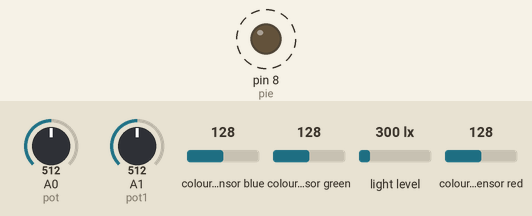
Simulated run of this sketch. Board: Arduino Uno, built with avr-gcc and run on an emulated ATmega328P. On the bench: output pins drawn as LEDs (lit = HIGH). Dashed ring = blinking. The inputs (shaded band) are chosen by the test bench; at power-on: A0 (pot) = 512, colour sensor blue 128, A1 (pot1) = 512, colour sensor green 128, light level 300 lx, colour sensor red 128. What the sketch prints to the serial monitor is not drawn.

Above: at 1.8 s.
1.9 s: A0 (pot) set to 176
4.9 s: A0 (pot) set to 150
At 6.1 s:
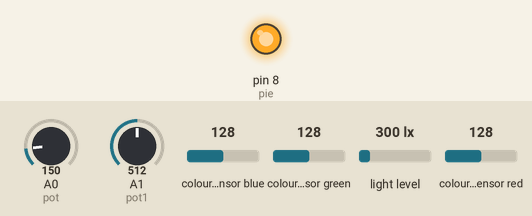
6.4 s: colour sensor blue set to 64
9.4 s: A0 (pot) set to 716
At 10.43 s:
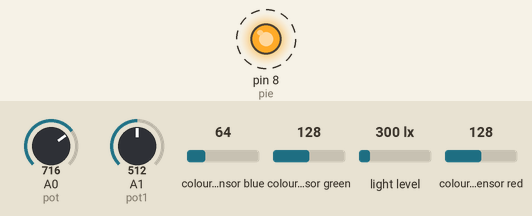
12.4 s: A1 (pot1) set to 42
15.4 s: A1 (pot1) set to 37
At 15.62 s:
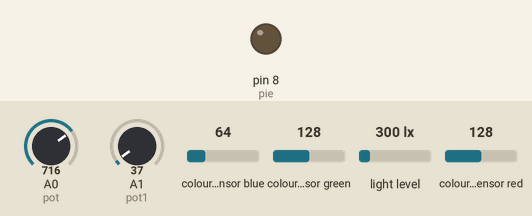
Timing chart, 0 to 19.4 s (numbered marks = the images above; inputs shaded):
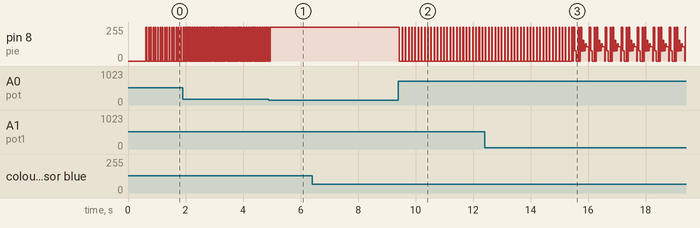

The sketch:

Piezo_rgb.ino
```cpp
/*
   Analog piezo using serial data from p5 sketch as frequency interval
   11/29
 */

#include <Wire.h>
#include <SparkFun_APDS9960.h>

/////////////////////piezo////////////////////

const int pie = 8;
const int pot = A0;
const int pot1 = A1;

unsigned long last_pulse_time, current_time;
unsigned long pulse, frequency;
float delay_min, delay_max;


/////////rgb sensor/////////

SparkFun_APDS9960 apds = SparkFun_APDS9960();
uint16_t ambient_light = 0;
uint16_t red_light = 0;
uint16_t green_light = 0;
uint16_t blue_light = 0;


//////////////////////////////////

void setup() {

  Serial.begin(9600);

  //////////////rgb//////////

  Serial.println();
  Serial.println(F("--------------------------------"));
  Serial.println(F("SparkFun APDS-9960 - ColorSensor"));
  Serial.println(F("--------------------------------"));

  // Initialize APDS-9960 (configure I2C and initial values)
  if ( apds.init() ) {
    Serial.println(F("APDS-9960 initialization complete"));
  } else {
    Serial.println(F("Something went wrong during APDS-9960 init!"));
  }

  // Start running the APDS-9960 light sensor (no interrupts)
  if ( apds.enableLightSensor(false) ) {
    Serial.println(F("Light sensor is now running"));
  } else {
    Serial.println(F("Something went wrong during light sensor init!"));
  }

  // Wait for initialization and calibration to finish
  delay(500);
  ///////////////////////////


  last_pulse_time = 0;
  current_time = 0;
  frequency = 0;
  pulse = 0;
  delay_min = 100;
  delay_max = 50000;

  pinMode(pie, OUTPUT);
  pinMode(pot, INPUT);
  pinMode(pot1, INPUT);

}

void loop() {


    //color sense
    // Read the light levels (ambient, red, green, blue)
//  if (  !apds.readAmbientLight(ambient_light) ||
//        !apds.readRedLight(red_light) ||
//        !apds.readGreenLight(green_light) ||
//        !apds.readBlueLight(blue_light) ) {
//    Serial.println("Error reading light values");
//  } else {
//    Serial.print("Ambient: ");
//    Serial.print(ambient_light);
//    Serial.print(" Red: ");
//    Serial.print(red_light);
//    Serial.print(" Green: ");
//    Serial.print(green_light);
//    Serial.print(" Blue: ");
//    Serial.println(blue_light);
//  }


  current_time = micros();


  makeSound();
  makeSound1();

  //////////////way to do combination
  updatePulse();
  updatePulse1();


}

void makeSound(){
  if(current_time-last_pulse_time > frequency){
    frequency = updateFrequency();
    last_pulse_time = current_time;
  }
}

void makeSound1(){
  if(current_time-last_pulse_time > frequency){
    frequency = updateFrequency1();
    last_pulse_time = current_time;
  }
}

unsigned long updateFrequency(){

// if (Serial.available() > 0) { // if there's serial data available
// int inByte = Serial.read();   // read

 //inByte = Serial.read();   // read


 //float nf = map(inByte, 0, 130, delay_min, delay_max);
//  unsigned long nf = (unsigned long) map(analogRead(pot), 0, 1023, delay_min, delay_max);
//  Serial.println(nf);
  //Serial.println(analogRead(pot));
 //return nf;


  if (  !apds.readAmbientLight(ambient_light) ||
        !apds.readRedLight(red_light) ||
        !apds.readGreenLight(green_light) ||
        !apds.readBlueLight(blue_light) ) {
    Serial.println("Error reading light values");
  } else {
//    Serial.print("Ambient: ");
//    Serial.print(ambient_light);
//    Serial.print(" Red: ");
//    Serial.print(red_light);
//    Serial.print(" Green: ");
//    Serial.print(green_light);
//    Serial.print(" Blue: ");
//    Serial.println(blue_light);
  }

     int valA = ambient_light;
    Serial.println (valA);
 //return (unsigned long) map(inByte, 0, 110, delay_min, delay_max);
 return (unsigned long) map(analogRead(pot), 0, 350, delay_min, delay_max);


//  return int(delay_min + float(analogRead(pot)) / 1023.0 * (delay_max - delay_min));
//}

}


unsigned long updateFrequency1(){

// if (Serial.available() > 0) { // if there's serial data available
// int inByte = Serial.read();   // read

 //inByte = Serial.read();   // read


 //float nf = map(inByte, 0, 130, delay_min, delay_max);
//  unsigned long nf = (unsigned long) map(analogRead(pot), 0, 1023, delay_min, delay_max);
//  Serial.println(nf);
  //Serial.println(analogRead(pot));
 //return nf;

  if (  !apds.readAmbientLight(ambient_light) ||
        !apds.readRedLight(red_light) ||
        !apds.readGreenLight(green_light) ||
        !apds.readBlueLight(blue_light) ) {
    Serial.println("Error reading light values");
  } else {
//    Serial.print("Ambient: ");
//    Serial.print(ambient_light);
//    Serial.print(" Red: ");
//    Serial.print(red_light);
//    Serial.print(" Green: ");
//    Serial.print(green_light);
//    Serial.print(" Blue: ");
//    Serial.println(blue_light);
  }
int valc = green_light;
Serial.println ("valc");

 //return (unsigned long) map(inByte, 0, 110, delay_min, delay_max);
 return (unsigned long) map(valc, 0, 170, 1300, 30000);


//  return int(delay_min + float(analogRead(pot)) / 1023.0 * (delay_max - delay_min));
//}

}

void updatePulse(){
//
//  if (Serial.available() > 0) { // if there's serial data available
// int inByte1 = Serial.read();   // read
  if (  !apds.readAmbientLight(ambient_light) ||
        !apds.readRedLight(red_light) ||
        !apds.readGreenLight(green_light) ||
        !apds.readBlueLight(blue_light) ) {
    Serial.println("Error reading light values");
  } else {
//    Serial.print("Ambient: ");
//    Serial.print(ambient_light);
//    Serial.print(" Red: ");
//    Serial.print(red_light);
//    Serial.print(" Green: ");
//    Serial.print(green_light);
//    Serial.print(" Blue: ");
//    Serial.println(blue_light);
  }


int valB = blue_light;
Serial.println ("valB");
Serial.println (valB);


  //pulse = (unsigned long) map(inByte1, 0, 200, 1, 5000);
  pulse = (unsigned long) map(analogRead(pot1), 40, 170, 1, 5000);


  //pulse = 300;
  //Serial.println(pulse);
  if (current_time - last_pulse_time < pulse){
    digitalWrite(pie, HIGH);
  }else{
    digitalWrite(pie, LOW);
  }
}


void updatePulse1(){
//
//  if (Serial.available() > 0) { // if there's serial data available
// int inByte1 = Serial.read();   // read


    if (  !apds.readAmbientLight(ambient_light) ||
        !apds.readRedLight(red_light) ||
        !apds.readGreenLight(green_light) ||
        !apds.readBlueLight(blue_light) ) {
    Serial.println("Error reading light values");
  } else {
//    Serial.print("Ambient: ");
//    Serial.print(ambient_light);
//    Serial.print(" Red: ");
//    Serial.print(red_light);
//    Serial.print(" Green: ");
//    Serial.print(green_light);
//    Serial.print(" Blue: ");
//    Serial.println(blue_light);
  }

  int vald = red_light;
  //Serial.println ("vald"+ vald);
  Serial.println ("vald");

  //pulse = (unsigned long) map(inByte1, 0, 200, 1, 5000);
  pulse = (unsigned long) map(vald, 40, 170, 40, 2000);


  //pulse = 300;
  //Serial.println(pulse);
  if (current_time - last_pulse_time < pulse){
    digitalWrite(pie, HIGH);
  }else{
    digitalWrite(pie, LOW);
  }
}
```

Measured:
- the behaviour switches between 40 and 39 on A1 (pot1) (found by bisection; images 2 and 3)
- after the input at 1.9 s, pin 8 (pie): alternates 255/255 for 0.02 s and 0/255 for 0.02 s, starting after 0.06 s
- after the input at 4.9 s, pin 8 (pie): goes on until 4.9 s, then stays 255/255
- after the input at 9.4 s, pin 8 (pie): alternates 255/255 for 0.02 s and 0/255 for 0.09 s, starting at once
- by itself, pin 8 (pie): alternates 255/255 for 0.02 s and 0/255 for 0.06 s
